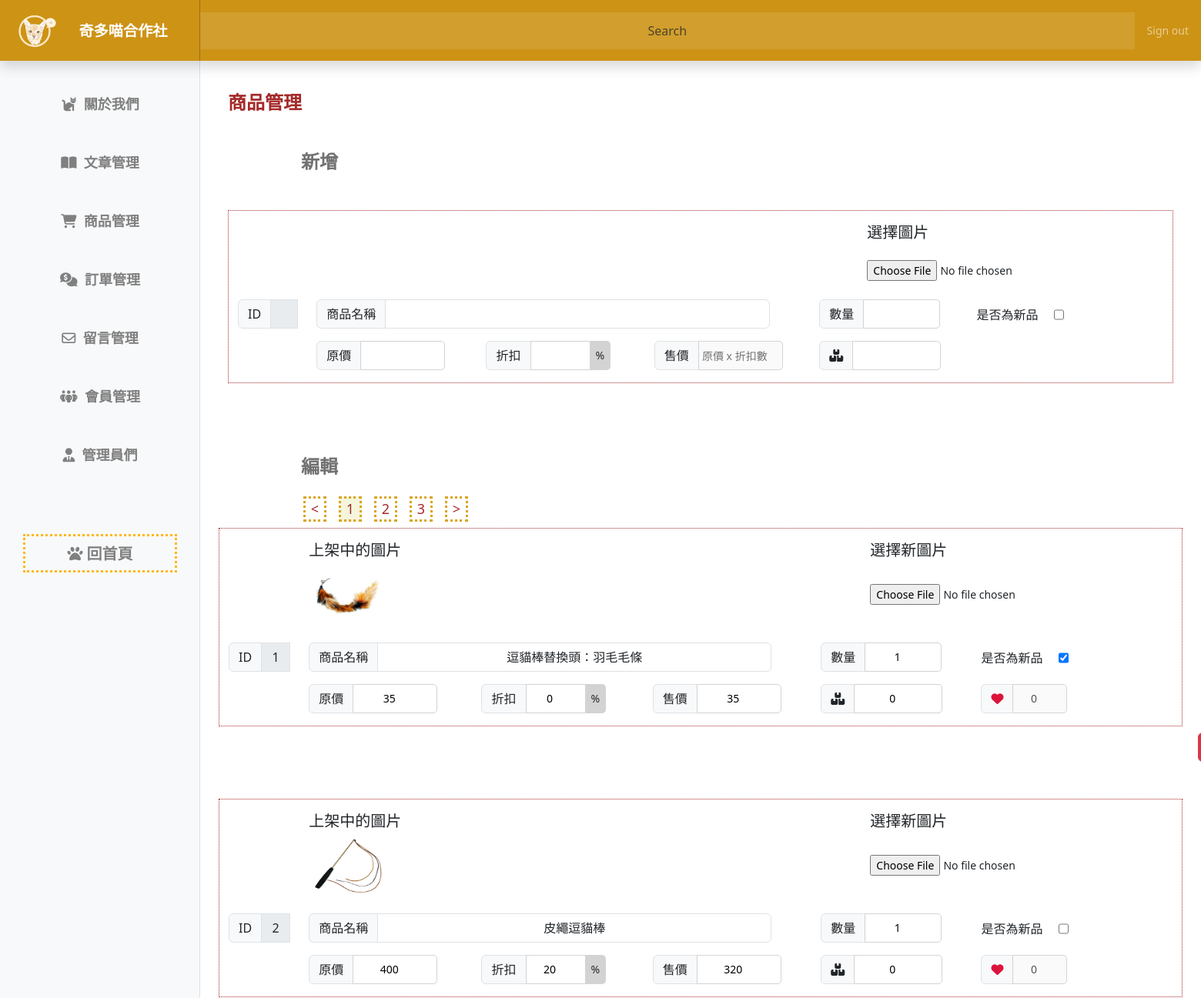
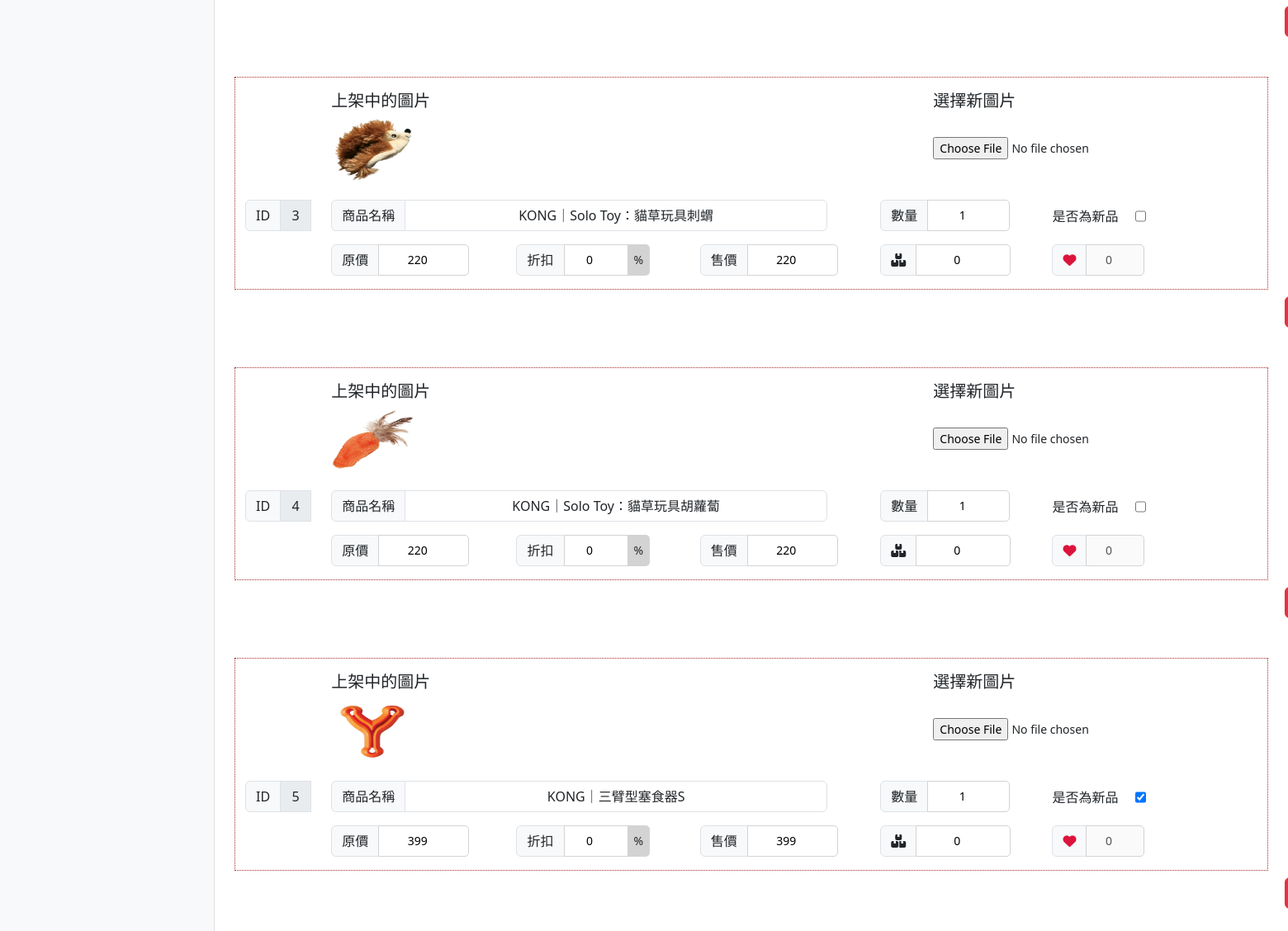
Page /online_store/back/goods.php on the committed database (2 pictures, top to bottom).
### tables this page shows
CREATE TABLE `goods` (
  `id` int(10) UNSIGNED NOT NULL,
  `name` text NOT NULL,
  `img` text NOT NULL,
  `new` int(11) NOT NULL,
  `discount` int(11) NOT NULL,
  `old_price` int(11) NOT NULL,
  `price` int(11) NOT NULL,
  `quantity` int(11) NOT NULL,
  `like_item` int(11) NOT NULL,
  `remain` int(11) NOT NULL
);

### online_store/api/db.php (called while the page is built, shortened)
<?php
class db
{
    protected $dsn = "mysql:host=localhost;charset=utf8;dbname=member";
    protected $pdo;
    protected $table;
    public function __construct($table)
    {
        $this->table = $table;
        $this->pdo = new PDO($this->dsn, 'root', '');
    }
    function all($id = '', $other = '')
    {
        $sql = "select * from `$this->table` ";
        if (isset($this->table) && !empty($this->table)) {
            if (is_array($id)) {
                if (!empty($id)) {
                    $tmp = $this->a2s($id);
                    $sql .= " where " . join(" && ", $tmp);
                }
            } else {
                $sql .= " $id";
            }
            $sql .= $other;
            $rows = $this->pdo->query($sql)->fetchAll(PDO::FETCH_ASSOC);
            return $rows;
        } else {
            echo "錯誤:沒有指定的資料表名稱";
        }
    }
}
$Good=new DB('goods');

### online_store/back/goods.php (the view, shortened to what this page needs)
<?php
include_once "../api/db.php"
?>
<!doctype html>
<html lang="en">
<head>
  <link rel="stylesheet" href="https://cdnjs.cloudflare.com/ajax/libs/font-awesome/6.4.2/css/all.min.css" />
  <link href="https://cdn.jsdelivr.net/npm/bootstrap@5.3.2/dist/css/bootstrap.min.css" rel="stylesheet">
  <link href="../css/back.css" rel="stylesheet">
</head>
<body>
  <header class="navbar navbar-dark sticky-top bg-dark flex-md-nowrap p-0 shadow">
    <a class="navbar-brand col-md-3 col-lg-2 me-0 px-3" href="../back.php"><img src="../img/logo1.png" width="60px" alt="">
      <h3 style="font-weight:bold">奇多喵合作社</h3>
    </a>
    <input class="form-control form-control-dark w-90" type="text" placeholder="Search" aria-label="Search">
    <div class="navbar-nav">
      <div class="nav-item text-nowrap">
        <a class="nav-link px-3" href="../api/logout.php">Sign out</a>
      </div>
    </div>
  </header>
  <div class="container-fluid">
    <div class="row">
      <?php
      include_once "../inc/back_nav.php"
      ?>
      <main class="col-md-9 ms-sm-auto col-lg-10 px-md-4">
        <div class="container-fluid mt-3">
          <h2 class="title">商品管理</h2>
          <h4 class="mt-5 color-gray" style="margin-left:95px">新增</h4>
          <form action="../api/back_goods.php" method="post" class="mt-5" enctype="multipart/form-data">
            <div class="container dotted-border">
              <div class="row mt-3">
                <div class="col-1"></div>
                <div class="col-7">
                </div>
                <div class="col-4">
                  <h5>選擇圖片</h5>
                  <input type="file" name="img" class="mb-4 mt-3">
                </div>
              </div>
              <div class="row">
                <div class="col-1">
                  <div class="input-group mb-3">
                    <span class="input-group-text bold">ID</span>
                    <input type="text" class="form-control" name="id" value="" disabled>
                  </div>
                </div>
                <div class="col-6">
                  <div class="input-group mb-3">
                    <span class="input-group-text bold">商品名稱</span>
                    <input type="text" class="form-control" name="name[]" value="">
                  </div>
                </div>
                <div class="col-2 ms-4">
                  <div class="input-group mb-3 ms-3">
                    <span class="input-group-text bold">數量</span>
                    <input type="number" style="border:1px solid lightgray; border-radius:0px 5px 5px 0px;width:100px" name="quantity[]" id="" value="">
                  </div>
                </div>
                <div class="col-2 pe-5">
                  <div class="input-group mb-3 mt-2 ms-3">
                    <label for="" class="fs-6">是否為新品</label>
                    <input type="checkbox" style="border:1px solid gray;margin-left:20px" name="new[]" value="">
                  </div>
                </div>
              </div>
              <div class="row">
                <div class="col-1"></div>
                <div class="col-2">
                  <div class="input-group mb-3">
                    <span class="input-group-text bold">原價</span>
                    <input type="number" style="border:1px solid lightgray; border-radius:0px 5px 5px 0px;width:110px" name="old_price[]" id="" value="">
                  </div>
                </div>
                <div class="col-2 ms-3">
                  <div class="input-group mb-3 discount">
                    <span class="input-group-text bold">折扣</span>
                    <input type="number" style="border:1px solid lightgray;width:78px " placeholder="" name="discount[]" id="" value="">
                    <span style="padding: 8px; background-color: lightgray;border-radius:0px 5px 5px 0px">%</span>
                  </div>
                </div>
                <div class="col-2">
                  <div class="input-group mb-3" style="margin-left:14px">
                    <span class="input-group-text bold">售價</span>
                    <input type="number" style="border:1px solid lightgray; border-radius:0px 5px 5px 0px;width:110px" name="price" value="" id="" placeholder="原價 x 折扣數" disabled>
                  </div>
                </div>
                <div class="col-2 ms-4">
                  <div class="input-group mb-3" style="height:38px">
                    <span class="input-group-text bold">
                      <i class="fa-sharp fa-solid fa-boxes-stacked"></i>
                    </span>
                    <input type="number" style="border:1px solid lightgray; border-radius:0px 5px 5px 0px;width:115px;text-align:center" value="">
                  </div>
                </div>
                <div class="col-2">
                </div>
              </div>
            </div>
        </div>
        <h4 class="mt-5 color-gray" style="margin-left:107px" id="edit">編輯</h4>
        <?php
        $total = count($Good->all());
        $div = 5;
        $pages = ceil($total / $div);
        $now = $_GET['p'] ?? 1;
        $start = ($now - 1) * $div;
        $goods = $Good->all('', " limit $start,$div");
        echo "<div class='d-flex ms-80 mt-4'>";
        $firstPage = ($now - 1 != 0) ? ($now - 1) : 1;
        echo "<a href='?do=goods&p=$firstPage'><div class='pages ms-3'> <</div> </a>";
        for ($i = 1; $i <= $pages; $i++) {
          $currentPage  = ($now == $i) ? 'currentPage' : 'pages';
          echo "<a href='?do=goods&p=$i'><div class='$currentPage ms-3'> $i</div> </a>";
        }
        $lastPage = ($pages == $now) ? $now : ($now + 1);
        echo "<a href='?do=goods&p=$lastPage'><div class='pages ms-3'> ></div> </a>";
        echo "</div>";
        foreach ($goods as $good) {
        ?>
          <form action="../api/back_goods.php" method="post" class="mt-2 mb-5" enctype="multipart/form-data">
            <div class="container dotted-border">
              <div class="row mt-3">
                <div class="col-1"></div>
                <div class="col-7">
                  <h5 class="">上架中的圖片</h5>
                  <img src="../img/<?= $good['img']; ?>" width="100px" height="60%">
                </div>
                <div class="col-4">
                  <h5>選擇新圖片</h5>
                  <input type="file" name="img" class="mt-4">
                </div>
              </div>
              <div class="row">
                <div class="col-1">
                  <div class="input-group mb-3">
                    <span class="input-group-text bold">ID</span>
                    <input type="text" class="form-control" name="id" value="<?= $good['id']; ?>" disabled>
                  </div>
                </div>
                <div class="col-6">
                  <div class="input-group mb-3">
                    <span class="input-group-text bold">商品名稱</span>
                    <input type="text" class="form-control" name="name[]" value="<?= $good['name']; ?>">
                  </div>
                </div>
                <div class="col-2 ms-4">
                  <div class="input-group mb-3 ms-3">
                    <span class="input-group-text bold">數量</span>
                    <input type="number" style="border:1px solid lightgray; border-radius:0px 5px 5px 0px;width:100px" name="quantity[]" id="" value="<?= $good['quantity']; ?>">
                  </div>
                </div>
                <div class="col-2 pe-5">
                  <div class="input-group mb-3 mt-2 ms-3">
                    <label for="" class="fs-6">是否為新品</label>
                    <input type="checkbox" style="border:1px solid gray;margin-left:20px" name="new[]" value="<?= $good['id']; ?>" <?= ($good['new'] == 1) ? 'checked' : ''; ?>>
                  </div>
                </div>
              </div>
              <div class="row">
                <div class="col-1"></div>
                <div class="col-2">
                  <div class="input-group mb-3">
                    <span class="input-group-text bold">原價</span>
                    <input type="number" class="old-price-edit" style="border:1px solid lightgray; border-radius:0px 5px 5px 0px;width:110px" name="old_price[]" id="" value="<?= $good['old_price']; ?>">
                  </div>
                </div>
                <div class="col-2 ms-3">
                  <div class="input-group mb-3 discount">
                    <span class="input-group-text bold">折扣</span>
                    <input type="number" style="border:1px solid lightgray;width:78px " placeholder="" name="discount[]" class="discount-edit" value="<?= $good['discount']; ?>">
                    <span style="padding: 8px; background-color: lightgray;border-radius:0px 5px 5px 0px">%</span>
                  </div>
                </div>
                <div class="col-2">
                  <div class="input-group mb-3" style="margin-left:14px">
                    <span class="input-group-text bold">售價</span>
                    <input type="number" class="price-edit" style="border:1px solid lightgray; border-radius:0px 5px 5px 0px;width:110px" name="price" value="<?=$good['price'];?>">
                  </div>
                </div>
                <div class="col-2 ms-4">
                  <div class="input-group mb-3" style="height:38px">
                    <span class="input-group-text bold">
                      <i class="fa-sharp fa-solid fa-boxes-stacked"></i>
                    </span>
                    <input type="number" style="border:1px solid lightgray; border-radius:0px 5px 5px 0px;width:115px;text-align:center" name="remain" value="<?= $good['remain']; ?>">
                  </div>
                </div>
                <div class="col-2">
                  <div class="input-group mb-3" style="height:38px">
                    <span class="input-group-text bold"><i class="fas fa-heart" style="color:crimson"></i></span>
                    <input type="number" style="border:1px solid lightgray; border-radius:0px 5px 5px 0px;width:38%;text-align:center" disabled value="<?= $good['like_item']; ?>">
                  </div>
                </div>
              </div>
            </div>
            <div class="d-flex">
            <input class="btn btn-danger mt-2" type="button" style="margin-left:1272px " value="刪除" onclick="location.href='../api/back_goods.php?del=<?= $good['id']; ?>'">
            </div>
          </form> <?php
                }
                  ?>
    </div>
  </div>
</body>
</html>

### rows in the picture
goods: img (picture), id "1", name "逗貓棒替換頭：羽毛毛條", quantity "1", new "☑", old_price "35", discount "0", price "35", remain "0", like_item "0"
goods: img (picture), id "2", name "皮繩逗貓棒", quantity "1", old_price "400", discount "20", price "320", remain "0", like_item "0"
goods: img (picture), id "3", name "KONG｜Solo Toy：貓草玩具刺蝟", quantity "1", old_price "220", discount "0", price "220", remain "0", like_item "0"
goods: img (picture), id "4", name "KONG｜Solo Toy：貓草玩具胡蘿蔔", quantity "1", old_price "220", discount "0", price "220", remain "0", like_item "0"
goods: img (picture), id "5", name "KONG｜三臂型塞食器S", quantity "1", new "☑", old_price "399", discount "0", price "399", remain "0", like_item "0"
